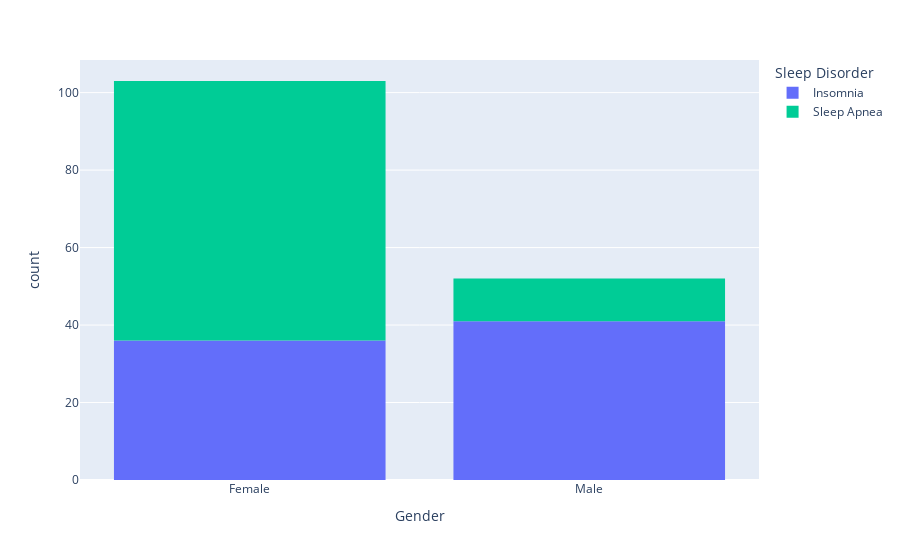
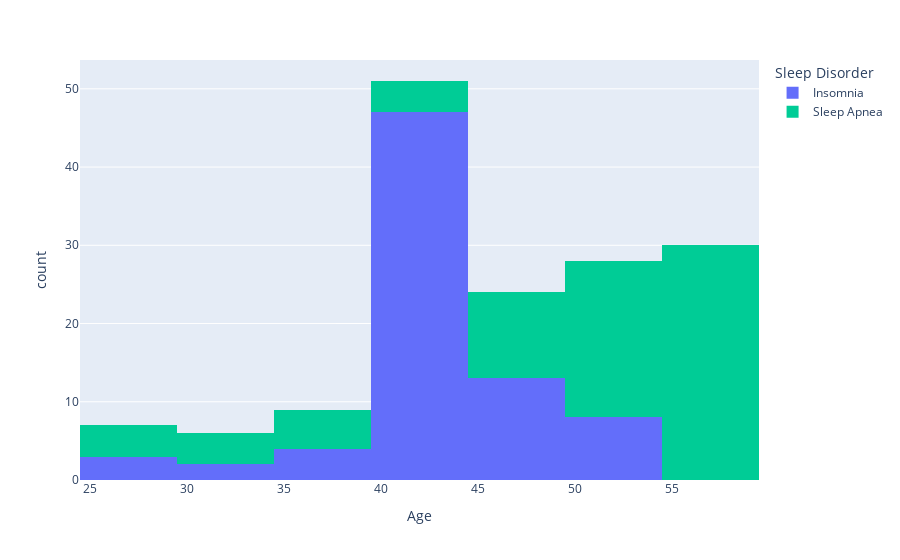
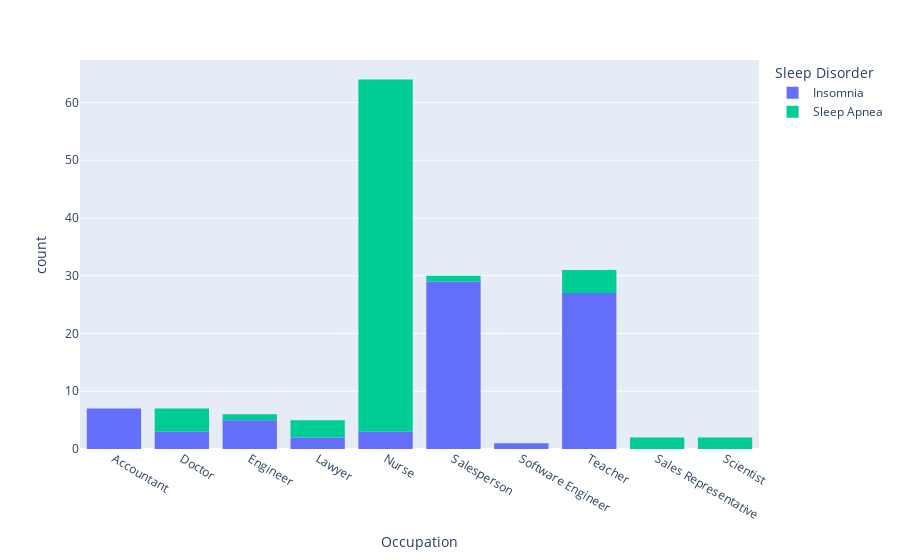
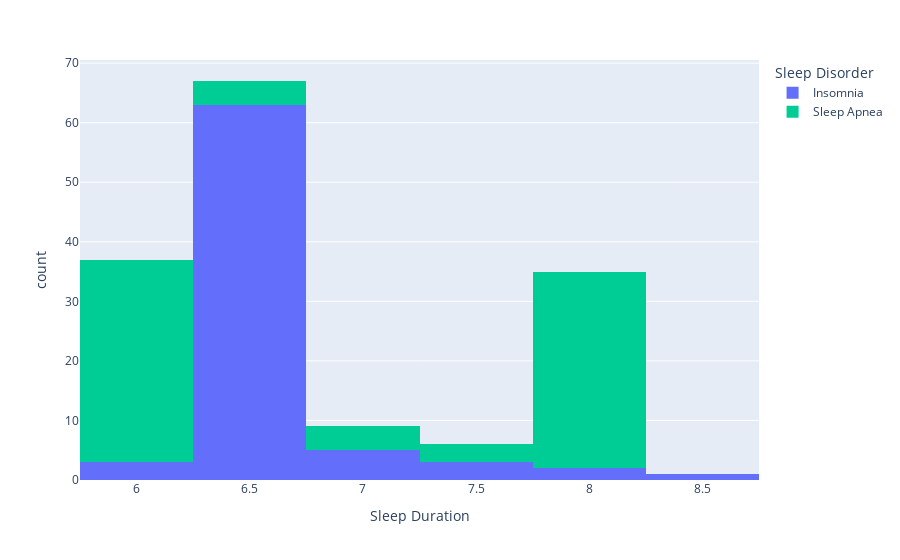

Write notebook code for charts like these, in order.
### Code cell
for coluna in data.columns:
    grafico =  px.histogram(data, x=coluna, color='Sleep Disorder')
    grafico.show()

#2 - NaN
#1 - Sleep Apnea
#0 - Insomnia

### Figure 1 — Plotly figure (JSON) as saved in the notebook; plotly's stock layout.template omitted (floating-point values rounded to 4 significant figures)
{"data": [{"alignmentgroup": "True", "bingroup": "x", "hovertemplate": "Sleep Disorder=Insomnia<br>Gender=%{x}<br>count=%{y}<extra></extra>", "legendgroup": "Insomnia", "marker": {"color": "#636efa", "pattern": {"shape": ""}}, "name": "Insomnia", "offsetgroup": "Insomnia", "orientation": "v", "showlegend": true, "type": "histogram", "x": ["Female", "Female", "Female", "Female", "Female", "Female", "Female", "Male", "Male", "Male", "Male", "Male", "Male", "Male", "Female", "Male", "Male", "Female", "Female", "Female", "Male", "Male", "Male", "Male", "Male", "Male", "Male", "Male", "Male", "Male", "Male", "Male", "Male", "Male", "Male", "Male", "Male", "Male", "Male", "Male", "Male", "Male", "Male", "Male", "Male", "Male", "Male", "Male", "Male", "Male", "Male", "Male", "Female", "Female", "Female", "Female", "Female", "Female", "Female", "Female", "Female", "Female", "Female", "Female", "Female", "Female", "Female", "Female", "Female", "Female", "Female", "Female", "Female", "Female", "Female", "Female", "Female"], "xaxis": "x", "yaxis": "y"}, {"alignmentgroup": "True", "bingroup": "x", "hovertemplate": "Sleep Disorder=Sleep Apnea<br>Gender=%{x}<br>count=%{y}<extra></extra>", "legendgroup": "Sleep Apnea", "marker": {"color": "#00cc96", "pattern": {"shape": ""}}, "name": "Sleep Apnea", "offsetgroup": "Sleep Apnea", "orientation": "v", "showlegend": true, "type": "histogram", "x": ["Male", "Male", "Male", "Male", "Male", "Male", "Male", "Female", "Female", "Female", "Female", "Female", "Female", "Female", "Female", "Female", "Female", "Female", "Female", "Female", "Female", "Female", "Female", "Female", "Female", "Female", "Female", "Female", "Female", "Female", "Female", "Female", "Female", "Female", "Female", "Female", "Female", "Female", "Female", "Female", "Female", "Female", "Female", "Female", "Female", "Female", "Female", "Female", "Female", "Female", "Female", "Female", "Female", "Female", "Female", "Female", "Female", "Female", "Female", "Female", "Female", "Female", "Female", "Female", "Female", "Female", "Female", "Female", "Female", "Male", "Male", "Male", "Female", "Female", "Male", "Female", "Female", "Female"], "xaxis": "x", "yaxis": "y"}], "layout": {"barmode": "relative", "legend": {"title": {"text": "Sleep Disorder"}, "tracegroupgap": 0}, "margin": {"t": 60}, "xaxis": {"anchor": "y", "domain": [0, 1], "title": {"text": "Gender"}}, "yaxis": {"anchor": "x", "domain": [0, 1], "title": {"text": "count"}}}}

### Figure 2 — Plotly figure (JSON) as saved in the notebook; plotly's stock layout.template omitted (floating-point values rounded to 4 significant figures)
{"data": [{"alignmentgroup": "True", "bingroup": "x", "hovertemplate": "Sleep Disorder=Insomnia<br>Age=%{x}<br>count=%{y}<extra></extra>", "legendgroup": "Insomnia", "marker": {"color": "#636efa", "pattern": {"shape": ""}}, "name": "Insomnia", "offsetgroup": "Insomnia", "orientation": "v", "showlegend": true, "type": "histogram", "x": [52, 52, 52, 52, 52, 52, 36, 33, 48, 48, 44, 39, 43, 43, 53, 41, 39, 50, 29, 30, 42, 43, 44, 44, 44, 44, 44, 44, 44, 44, 44, 44, 44, 44, 44, 44, 44, 44, 43, 43, 43, 43, 43, 43, 43, 43, 43, 43, 43, 28, 29, 36, 45, 45, 45, 45, 44, 44, 45, 45, 45, 45, 44, 45, 45, 45, 44, 44, 44, 44, 44, 44, 44, 44, 43, 43, 43], "xaxis": "x", "yaxis": "y"}, {"alignmentgroup": "True", "bingroup": "x", "hovertemplate": "Sleep Disorder=Sleep Apnea<br>Age=%{x}<br>count=%{y}<extra></extra>", "legendgroup": "Sleep Apnea", "marker": {"color": "#00cc96", "pattern": {"shape": ""}}, "name": "Sleep Apnea", "offsetgroup": "Sleep Apnea", "orientation": "v", "showlegend": true, "type": "histogram", "x": [29, 31, 49, 49, 43, 35, 38, 38, 50, 50, 50, 50, 50, 50, 50, 50, 50, 50, 50, 50, 50, 50, 50, 50, 50, 49, 49, 49, 49, 49, 49, 49, 49, 48, 51, 51, 51, 30, 29, 55, 55, 59, 59, 59, 59, 59, 59, 59, 59, 59, 59, 59, 59, 59, 58, 58, 58, 58, 58, 58, 57, 57, 57, 57, 57, 57, 57, 57, 59, 28, 28, 43, 34, 34, 36, 42, 42, 36], "xaxis": "x", "yaxis": "y"}], "layout": {"barmode": "relative", "legend": {"title": {"text": "Sleep Disorder"}, "tracegroupgap": 0}, "margin": {"t": 60}, "xaxis": {"anchor": "y", "domain": [0, 1], "title": {"text": "Age"}}, "yaxis": {"anchor": "x", "domain": [0, 1], "title": {"text": "count"}}}}

### Figure 3 — Plotly figure (JSON) as saved in the notebook; plotly's stock layout.template omitted (floating-point values rounded to 4 significant figures)
{"data": [{"alignmentgroup": "True", "bingroup": "x", "hovertemplate": "Sleep Disorder=Insomnia<br>Occupation=%{x}<br>count=%{y}<extra></extra>", "legendgroup": "Insomnia", "marker": {"color": "#636efa", "pattern": {"shape": ""}}, "name": "Insomnia", "offsetgroup": "Insomnia", "orientation": "v", "showlegend": true, "type": "histogram", "x": ["Accountant", "Accountant", "Accountant", "Accountant", "Accountant", "Accountant", "Accountant", "Doctor", "Doctor", "Doctor", "Engineer", "Engineer", "Engineer", "Engineer", "Engineer", "Lawyer", "Lawyer", "Nurse", "Nurse", "Nurse", "Salesperson", "Salesperson", "Salesperson", "Salesperson", "Salesperson", "Salesperson", "Salesperson", "Salesperson", "Salesperson", "Salesperson", "Salesperson", "Salesperson", "Salesperson", "Salesperson", "Salesperson", "Salesperson", "Salesperson", "Salesperson", "Salesperson", "Salesperson", "Salesperson", "Salesperson", "Salesperson", "Salesperson", "Salesperson", "Salesperson", "Salesperson", "Salesperson", "Salesperson", "Software Engineer", "Teacher", "Teacher", "Teacher", "Teacher", "Teacher", "Teacher", "Teacher", "Teacher", "Teacher", "Teacher", "Teacher", "Teacher", "Teacher", "Teacher", "Teacher", "Teacher", "Teacher", "Teacher", "Teacher", "Teacher", "Teacher", "Teacher", "Teacher", "Teacher", "Teacher", "Teacher", "Teacher"], "xaxis": "x", "yaxis": "y"}, {"alignmentgroup": "True", "bingroup": "x", "hovertemplate": "Sleep Disorder=Sleep Apnea<br>Occupation=%{x}<br>count=%{y}<extra></extra>", "legendgroup": "Sleep Apnea", "marker": {"color": "#00cc96", "pattern": {"shape": ""}}, "name": "Sleep Apnea", "offsetgroup": "Sleep Apnea", "orientation": "v", "showlegend": true, "type": "histogram", "x": ["Doctor", "Doctor", "Doctor", "Doctor", "Engineer", "Lawyer", "Lawyer", "Lawyer", "Nurse", "Nurse", "Nurse", "Nurse", "Nurse", "Nurse", "Nurse", "Nurse", "Nurse", "Nurse", "Nurse", "Nurse", "Nurse", "Nurse", "Nurse", "Nurse", "Nurse", "Nurse", "Nurse", "Nurse", "Nurse", "Nurse", "Nurse", "Nurse", "Nurse", "Nurse", "Nurse", "Nurse", "Nurse", "Nurse", "Nurse", "Nurse", "Nurse", "Nurse", "Nurse", "Nurse", "Nurse", "Nurse", "Nurse", "Nurse", "Nurse", "Nurse", "Nurse", "Nurse", "Nurse", "Nurse", "Nurse", "Nurse", "Nurse", "Nurse", "Nurse", "Nurse", "Nurse", "Nurse", "Nurse", "Nurse", "Nurse", "Nurse", "Nurse", "Nurse", "Nurse", "Sales Representative", "Sales Representative", "Salesperson", "Scientist", "Scientist", "Teacher", "Teacher", "Teacher", "Teacher"], "xaxis": "x", "yaxis": "y"}], "layout": {"barmode": "relative", "legend": {"title": {"text": "Sleep Disorder"}, "tracegroupgap": 0}, "margin": {"t": 60}, "xaxis": {"anchor": "y", "domain": [0, 1], "title": {"text": "Occupation"}}, "yaxis": {"anchor": "x", "domain": [0, 1], "title": {"text": "count"}}}}

### Figure 4 — Plotly figure (JSON) as saved in the notebook; plotly's stock layout.template omitted (floating-point values rounded to 4 significant figures)
{"data": [{"alignmentgroup": "True", "bingroup": "x", "hovertemplate": "Sleep Disorder=Insomnia<br>Sleep Duration=%{x}<br>count=%{y}<extra></extra>", "legendgroup": "Insomnia", "marker": {"color": "#636efa", "pattern": {"shape": ""}}, "name": "Insomnia", "offsetgroup": "Insomnia", "orientation": "v", "showlegend": true, "type": "histogram", "x": [6.6, 6.6, 6.6, 6.6, 6.5, 6.5, 7.2, 6, 7.3, 7.3, 6.8, 6.5, 7.8, 7.8, 8.3, 7.6, 7.2, 6.1, 6.5, 6.4, 6.5, 6.3, 6.3, 6.3, 6.4, 6.3, 6.4, 6.3, 6.4, 6.3, 6.3, 6.3, 6.3, 6.3, 6.3, 6.4, 6.3, 6.4, 6.5, 6.5, 6.5, 6.5, 6.5, 6.5, 6.5, 6.5, 6.5, 6.4, 6.5, 5.9, 6.3, 6.6, 6.8, 6.8, 6.6, 6.5, 6.5, 6.5, 6.5, 6.5, 6.6, 6.5, 6.5, 6.6, 6.6, 6.6, 6.5, 6.6, 6.6, 6.6, 6.6, 6.6, 6.6, 6.6, 6.7, 6.7, 6.7], "xaxis": "x", "yaxis": "y"}, {"alignmentgroup": "True", "bingroup": "x", "hovertemplate": "Sleep Disorder=Sleep Apnea<br>Sleep Duration=%{x}<br>count=%{y}<extra></extra>", "legendgroup": "Sleep Apnea", "marker": {"color": "#00cc96", "pattern": {"shape": ""}}, "name": "Sleep Apnea", "offsetgroup": "Sleep Apnea", "orientation": "v", "showlegend": true, "type": "histogram", "x": [6, 7.7, 8.1, 8.1, 7.8, 7.4, 7.1, 7.4, 6.1, 6, 6, 6, 6, 6, 6, 6, 6.1, 6.1, 6.1, 6, 6.1, 6, 6.1, 6, 6.1, 6, 6.2, 6.2, 6.2, 6.1, 6.1, 6.1, 6.1, 5.9, 6, 6.1, 6.1, 6.4, 6.5, 8.1, 8.1, 8, 8.2, 8.2, 8.2, 8.2, 8, 8, 8.1, 8.1, 8.1, 8, 8.1, 8.1, 8, 8, 8, 8, 8, 8, 8.1, 8.1, 8.1, 8.2, 8.2, 8.2, 8.2, 8.2, 8.1, 5.9, 5.9, 6.5, 5.8, 5.8, 6.6, 6.8, 6.8, 7.2], "xaxis": "x", "yaxis": "y"}], "layout": {"barmode": "relative", "legend": {"title": {"text": "Sleep Disorder"}, "tracegroupgap": 0}, "margin": {"t": 60}, "xaxis": {"anchor": "y", "domain": [0, 1], "title": {"text": "Sleep Duration"}}, "yaxis": {"anchor": "x", "domain": [0, 1], "title": {"text": "count"}}}}
